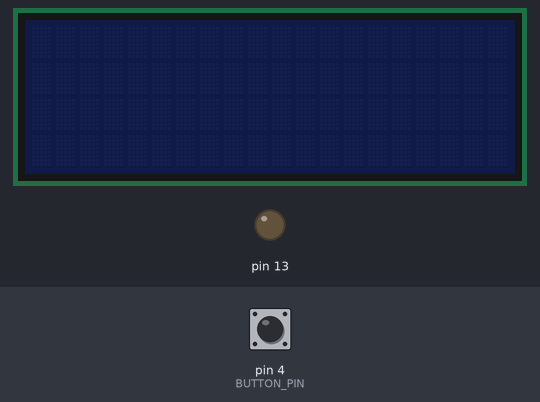
The sketch below on a simulated Arduino Nano, built with avr-gcc and run on an emulated ATmega328P. Shown: 20×4 character LCD, output pins drawn as LEDs (lit = HIGH). Wiring (from diagram.json): PCF8574 port expander at I2C address 0x27. Inputs (shaded band) come from the test bench; at power-on: pin 4 (BUTTON_PIN) HIGH.

Above: at 0.8 s.
0.9 s: pin 4 (BUTTON_PIN) pulled LOW for 0.15 s
At 2.2 s:
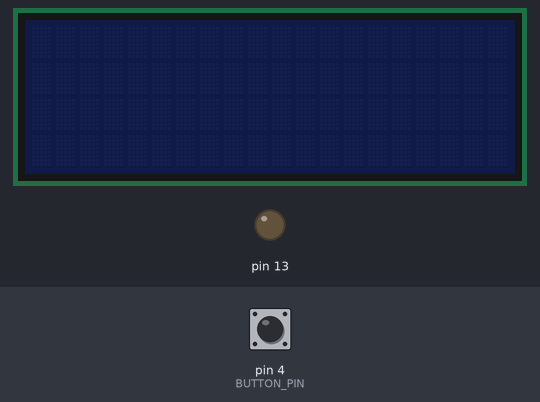
2.5 s: pin 4 (BUTTON_PIN) pulled LOW for 1 s
At 4.7 s:
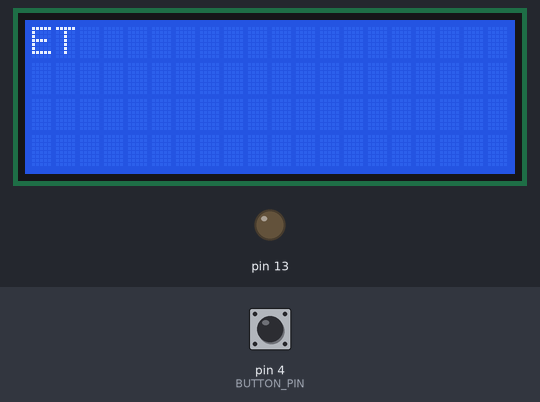
5.0 s: pin 4 (BUTTON_PIN) pulled LOW for 0.15 s
At 5.5 s:
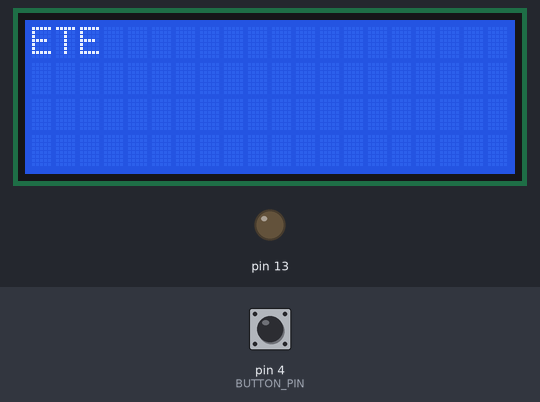
6.6 s: pin 4 (BUTTON_PIN) pulled LOW for 3.2 s
At 9.81 s:
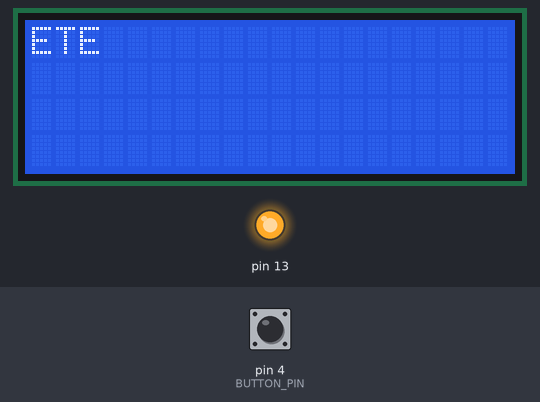
11.3 s: pin 4 (BUTTON_PIN) pulled LOW for 0.15 s
At 12.6 s:
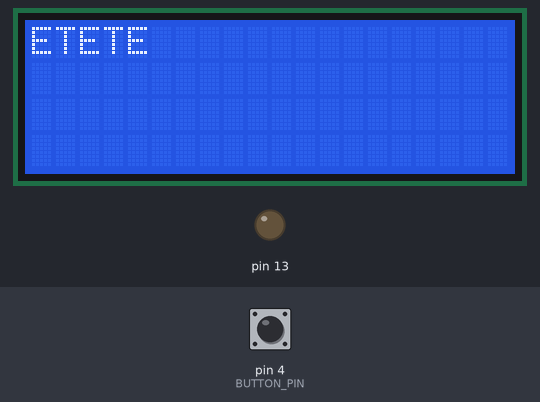
12.9 s: pin 4 (BUTTON_PIN) pulled LOW for 1 s
At 25.1 s:
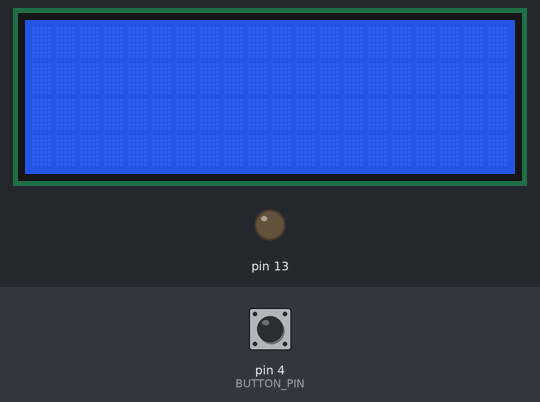
Timing chart, 0 to 25.4 s (numbered marks = the images above; inputs shaded):
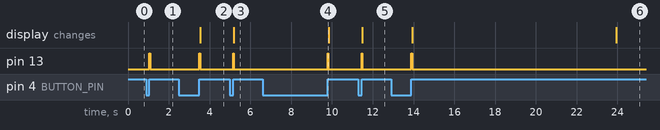

The sketch:

sketch.ino
```cpp
#include <avr/interrupt.h>
#include <avr/io.h>
#include <util/delay.h>
#include <stdint.h>

#define BUTTON_PIN PD4
#define DOT_TIME 100
#define DASH_TIME 300
#define SEND_TIME 500
#define CLOSE_TIME 10000

#define PCF_ADDR 0x27
#define LCD_BL 0x08
#define TWI_SCL_HZ 100000UL
#define TWBR_VAL ((uint8_t)((F_CPU / TWI_SCL_HZ - 16UL) / 2UL))

#define TWI_START()  do {                              \
    TWCR = (1<<TWINT)|(1<<TWSTA)|(1<<TWEN);           \
    while (!(TWCR & (1<<TWINT)));                      \
} while (0)

#define TWI_STOP()   do {                              \
    TWCR = (1<<TWINT)|(1<<TWEN)|(1<<TWSTO);           \
    while (TWCR & (1<<TWSTO));                         \
} while (0)

static char letters[] = {'_', 'E', 'T', 'I', 'A', 'N', 'M', 'S', 'U', 'R', 'W', 'D', 'K', 'G', 'O', 'H', 'V', 'F', '_', 'L', '_', 'P', 'J', 'B', 'X', 'C', 'Y', 'Z', 'Q', '_', '_', '5', '4', '_', '3', '_', '_', '_', '2', '_', '_', '+', '_', '_', '_', '_', '1', '6', '=', '/', '_', '_', '_', '_', '_', '7', '_', '_', '_', '8', '_', '9', '0'};
volatile char letter = 0;
volatile uint8_t lcd_flag = 0;
volatile uint8_t clear_flag = 0;

static void twi_write_byte(uint8_t b)
{
    TWDR = b;
    TWCR = (1<<TWINT)|(1<<TWEN);
    while (!(TWCR & (1<<TWINT)));
}

static void twi_init(void)
{
    TWBR = TWBR_VAL;
    TWSR = 0x00;
}

static void pcf_write(uint8_t data)
{
    TWI_START();
    twi_write_byte((uint8_t)(PCF_ADDR << 1 | 0));
    twi_write_byte(data);
    TWI_STOP();
}

static void init_timer()
{
    TCCR0A |= (1 << WGM01);
    TCCR0B |= (1 << CS01) | (1 << CS00);
    OCR0A = 249;
    TIMSK0 |= (1 << OCIE0A);
}

static void lcd_init(void)
{
    twi_init();
    _delay_ms(50);                  /* power-on wait ≥ 40 ms               */

    /* Three 0x30 nibbles — reset to 8-bit mode, then switch to 4-bit */
    lcd_write_nibble(0x30, 0); _delay_ms(5);
    lcd_write_nibble(0x30, 0); _delay_us(150);
    lcd_write_nibble(0x30, 0); _delay_us(150);
    lcd_write_nibble(0x20, 0); _delay_us(150);  /* switch to 4-bit mode    */

    lcd_command(0x28);   /* Function Set — 4-bit, 2 lines, 5×8             */
    lcd_command(0x0C);   /* Display ON, cursor OFF, blink OFF               */
    lcd_command(0x06);   /* Entry mode — cursor right, no shift             */
    lcd_command(0x01);   /* Clear display (needs ≥ 1.52 ms wait)           */
    _delay_ms(2);
}

static void lcd_write_nibble(uint8_t nibble, uint8_t rs)
{
    uint8_t base = (nibble & 0xF0) | LCD_BL | (rs ? 0x01 : 0x00);
    pcf_write((uint8_t)(base | 0x04));
    _delay_us(1);
    pcf_write((uint8_t)(base & ~0x04));
    _delay_us(50);
}

static void lcd_send(uint8_t byte, uint8_t rs)
{
    lcd_write_nibble(byte & 0xF0, rs);
    lcd_write_nibble((uint8_t)(byte << 4), rs);
}

static void lcd_command(uint8_t cmd)
{
    lcd_send(cmd, 0);
    if (cmd <= 0x03)
        _delay_ms(2);
}

static void lcd_char(char c){ lcd_send((uint8_t)c, 1); }

ISR(TIMER0_COMPA_vect)
{
    static uint32_t push_ms = 0;
    static uint32_t close_ms = 0;
    static uint32_t send_ms = 0;
    static uint8_t prev_button_state = 1;
    static uint8_t i = 0;

    uint8_t button_state = (PIND & (1 << BUTTON_PIN)) ? 1 : 0;

    // tuş basılı
    if(button_state == 0)
    {
        push_ms++;
        close_ms = 0;
    }

    // tuştan eli çektik
    else if(button_state == 1 && prev_button_state == 0)
    {
        // dash mi
        if(push_ms >= DASH_TIME)
        {
            i = 2 * i+2;
            if (letters[i] != '_' && i <= 63)
                letter = letters[i];
            else
                i = 0;
        }

        // dot mu
        else if(push_ms >= DOT_TIME)
        {
            i = 2 * i+1;
            if (letters[i] != '_' && i <= 63)
                letter = letters[i];
            else
                i = 0;
        }
        push_ms = 0;
    }

    // hiçbişi yapmıyoz
    else if(button_state == 1 && prev_button_state == 1 && !lcd_flag)
    {
        send_ms++;
        close_ms++;
        if(send_ms >= SEND_TIME && letter != 0)
        {
            lcd_flag = 1;
            send_ms = 0;
            i = 0;
        }
        if(close_ms >= CLOSE_TIME & letter == 0)
        {
            clear_flag = 1;
            close_ms = 0;
        }
    }
    prev_button_state = button_state;
}

int main(void)
{
    // 4. pin input
    DDRD &= ~(1 << BUTTON_PIN);
    PORTD |= (1 << BUTTON_PIN);

    // internal led
    DDRB |= (1 << PB5);

    init_timer();
    lcd_init();
    sei();

    while(1)
    {
        if (lcd_flag)
        {
            PORTB |= (1<<PB5);
            _delay_ms(30);
            PORTB &= ~(1<<PB5);
            lcd_char(letter);
            letter = 0;
            lcd_flag = 0;
        }
        if(clear_flag)
        {
          lcd_command(0x01);
          clear_flag = 0;
        }
    }
}
```

Measured:
- after the input at 0.9 s, pin 13: LOW → HIGH after 0.15 s, → LOW 0.03 s later
- after the input at 2.5 s, pin 13: LOW → HIGH after 1.0 s, → LOW 0.03 s later; the display: changes after 1.0 s (image 2)
- after the input at 5.0 s, pin 13: LOW → HIGH after 0.15 s, → LOW 0.03 s later; the display: changes after 0.18 s (image 3)
- after the input at 6.6 s, pin 13: LOW → HIGH after 3.2 s, → LOW 0.03 s later
- after the input at 11.3 s, pin 13: LOW → HIGH after 0.15 s, → LOW 0.03 s later; the display: changes after 0.18 s (image 5)
- after the input at 12.9 s, pin 13: LOW → HIGH after 1.0 s, → LOW 0.03 s later; the display: first changes after 1.0 s (image 6 shows a later state)
